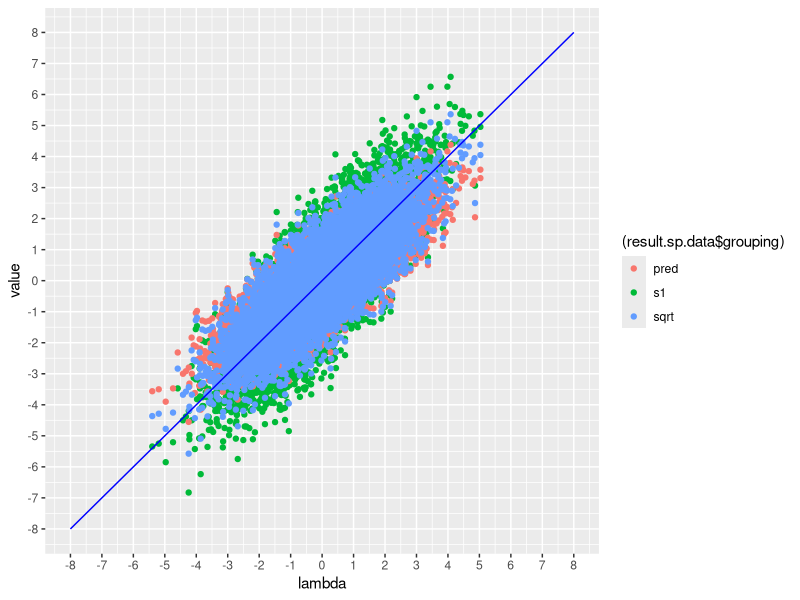

The R script that drew this image:
library(tidyverse)
library(MASS)
library(ggplot2)
library(dplyr)
library(plyr)
library(reshape2)

#pulling lambda from normal distrubtion 
sigma<-sqrt(2)
N=10000
sampleSize=10000
lambda <- rnorm(n=N, mean=0, sd=sigma)

results<-matrix(nrow=N, ncol=3)

for(i in 1:N){
  results[i,1] = lambda[i]
  results[i,c(2,3)] <- rnorm(n=2,mean=lambda[i],sd=1)
}

results.data=as.data.frame(results)
colnames(results.data)=c("lambda", "s1", "s2")

true_lambda <- function(lambda){
  return(lambda)
}

#the predicted lambda is the lambda that we predict using the multivariate distribution of lambda and s1 (given s1)
compute_mean <- function(s1){
  sigma^2*s1/(1+sigma^2)
}

compute_mean_square <- function(s1){
  sqrt(sigma^2/(1+sigma^2))*s1
}

results.data$pred_lambda <- compute_mean(results.data$s1)
results.data$pred_lambda_sqrt <- compute_mean_square(results.data$s1)


s1_val <- results.data[c("lambda","s1")]
s1_val$grouping = rep("s1",10000)
colnames(s1_val) = c("lambda","value")
pred_val <- results.data[c("lambda","pred_lambda")]
pred_val$grouping = rep("pred",10000)
colnames(pred_val) = c("lambda","value")
result.sp.data <- rbind(s1_val,pred_val)
pred_lambda_sq <- results.data[c("lambda","pred_lambda_sqrt")]
pred_lambda_sq$grouping<- rep("sqrt",10000)
colnames(pred_lambda_sq) = c("lambda","value")
result.sp.data <- rbind(s1_val,pred_val,pred_lambda_sq)
colnames(result.sp.data) <- c("lambda","value","grouping")

trueVSpred<-ggplot(data = result.sp.data, mapping = aes(x = lambda, y =value, colour=(result.sp.data$grouping)))+
  geom_point()+scale_y_continuous(breaks=seq(-8, 8, 1), limits=c(-8,8))+scale_x_continuous(breaks=seq(-8, 8, 1), limits=c(-8, 8))+ stat_function(fun=true_lambda,geom="line",colour="blue")
#trueVSpred<-ggplot(data = results.data, mapping = aes(x = lambda, y = s1_pred)) +geom_point()+scale_y_continuous(breaks=seq(-8, 8, 1), limits=c(-8,8))+scale_x_continuous(breaks=seq(-8, 8, 1), limits=c(-8, 8))+ stat_function(fun=true_lambda,geom="line",colour="blue")


#regression line 
#is s1 or pred_lambda a better estimate for lambda 
lm(formula = results.data$s1 ~ results.data$lambda)
lm(formula = results.data$pred_lambda ~ results.data$lambda)

#root squared mean 

#given lambda what are the observed results.. 
#result.sp.data$trues1<-true_lambda(result.sp.data$lambda)

RMSE<- function(t, o){
  #t=theoretical
  #o=observed 
  sqrt(mean((t - o)^2))
}

RMSE_sampled_Lambda<-RMSE(results.data$lambda,results.data$s1)

RMSE_pred_Lambda<-RMSE(result.sp.data$lambda, filter(result.sp.data,grouping=="pred")$value)
RMSE_sqrt<-RMSE(result.sp.data$lambda, filter(result.sp.data,grouping=="sqrt")$value)






